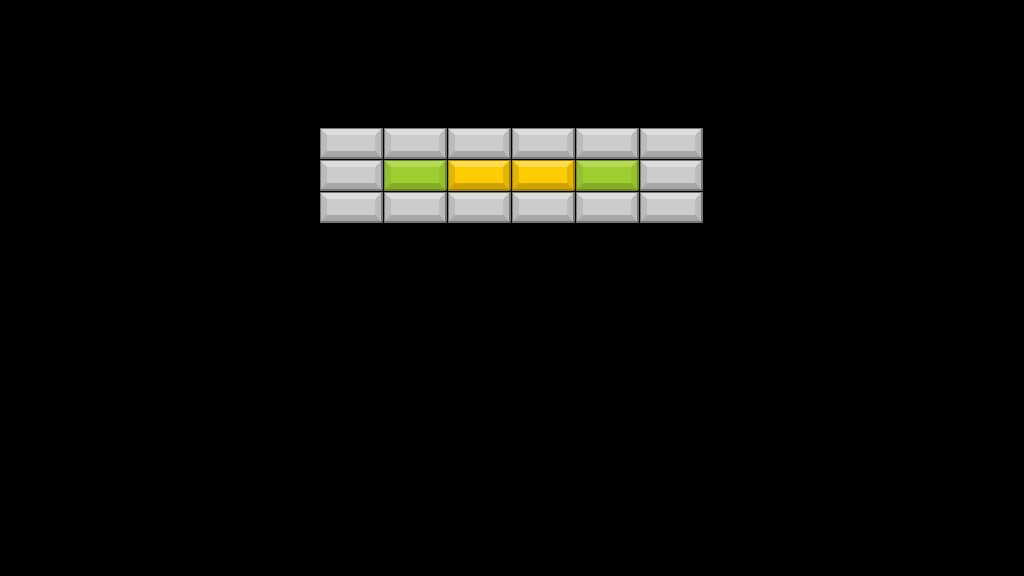

Below is a game level as drawn by its tile map, then a one-line description and the .tmx file that defines it, in full:
An orthogonal 16x18 tile map with 64x32 px tiles, 1 tile layer (Kachelebene 1).

<map version="1.0" orientation="orthogonal" renderorder="right-down" width="16" height="18" tilewidth="64" tileheight="32" nextobjectid="1">
 <tileset firstgid="1" name="bricks" tilewidth="64" tileheight="32" spacing="1" margin="1" tilecount="12" columns="1">
  <image source="../assets/bricks.png" width="129" height="400" />
 </tileset>
 <layer name="Kachelebene 1" width="16" height="18">
  <data encoding="csv">
0,0,0,0,0,0,0,0,0,0,0,0,0,0,0,0,
0,0,0,0,0,0,0,0,0,0,0,0,0,0,0,0,
0,0,0,0,0,0,0,0,0,0,0,0,0,0,0,0,
0,0,0,0,0,0,0,0,0,0,0,0,0,0,0,0,
0,0,0,0,0,7,7,7,7,7,7,0,0,0,0,0,
0,0,0,0,0,7,8,3,3,8,7,0,0,0,0,0,
0,0,0,0,0,7,7,7,7,7,7,0,0,0,0,0,
0,0,0,0,0,0,0,0,0,0,0,0,0,0,0,0,
0,0,0,0,0,0,0,0,0,0,0,0,0,0,0,0,
0,0,0,0,0,0,0,0,0,0,0,0,0,0,0,0,
0,0,0,0,0,0,0,0,0,0,0,0,0,0,0,0,
0,0,0,0,0,0,0,0,0,0,0,0,0,0,0,0,
0,0,0,0,0,0,0,0,0,0,0,0,0,0,0,0,
0,0,0,0,0,0,0,0,0,0,0,0,0,0,0,0,
0,0,0,0,0,0,0,0,0,0,0,0,0,0,0,0,
0,0,0,0,0,0,0,0,0,0,0,0,0,0,0,0,
0,0,0,0,0,0,0,0,0,0,0,0,0,0,0,0,
0,0,0,0,0,0,0,0,0,0,0,0,0,0,0,0
</data>
 </layer>
</map>
